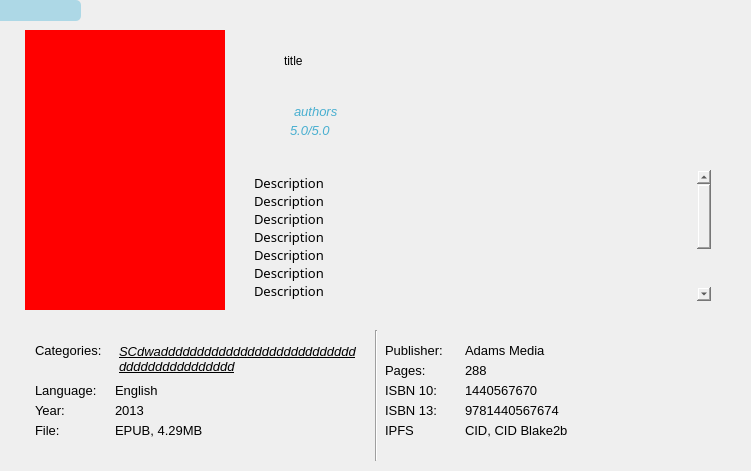
<?xml version="1.0" encoding="UTF-8"?>
<ui version="4.0">
 <class>SingleBookInfo</class>
 <widget class="QWidget" name="SingleBookInfo">
  <property name="geometry">
   <rect>
    <x>0</x>
    <y>0</y>
    <width>751</width>
    <height>471</height>
   </rect>
  </property>
  <property name="windowTitle">
   <string>Form</string>
  </property>
  <widget class="QWidget" name="wgt_book_cover" native="true">
   <property name="geometry">
    <rect>
     <x>25</x>
     <y>30</y>
     <width>200</width>
     <height>280</height>
    </rect>
   </property>
   <widget class="QLabel" name="lb_book_cover">
    <property name="geometry">
     <rect>
      <x>0</x>
      <y>0</y>
      <width>200</width>
      <height>280</height>
     </rect>
    </property>
    <property name="styleSheet">
     <string notr="true">background: red;</string>
    </property>
    <property name="text">
     <string/>
    </property>
    <property name="pixmap">
     <pixmap resource="../../image.qrc">:/:/res/tmp/cover.jpg</pixmap>
    </property>
    <property name="scaledContents">
     <bool>true</bool>
    </property>
   </widget>
  </widget>
  <widget class="QWidget" name="wgt_main_info" native="true">
   <property name="geometry">
    <rect>
     <x>250</x>
     <y>40</y>
     <width>461</width>
     <height>111</height>
    </rect>
   </property>
   <property name="styleSheet">
    <string notr="true"/>
   </property>
   <widget class="QLabel" name="lb_book_title_icon">
    <property name="geometry">
     <rect>
      <x>10</x>
      <y>10</y>
      <width>16</width>
      <height>41</height>
     </rect>
    </property>
    <property name="text">
     <string/>
    </property>
    <property name="pixmap">
     <pixmap resource="../../image.qrc">:/:/res/image/title_slim.png</pixmap>
    </property>
   </widget>
   <widget class="QTextBrowser" name="tb_book_title">
    <property name="geometry">
     <rect>
      <x>30</x>
      <y>10</y>
      <width>411</width>
      <height>41</height>
     </rect>
    </property>
    <property name="styleSheet">
     <string notr="true">background: rgba(0,0,0,0);
border: 0;</string>
    </property>
    <property name="html">
     <string>&lt;!DOCTYPE HTML PUBLIC &quot;-//W3C//DTD HTML 4.0//EN&quot; &quot;http://www.w3.org/TR/REC-html40/strict.dtd&quot;&gt;
&lt;html&gt;&lt;head&gt;&lt;meta name=&quot;qrichtext&quot; content=&quot;1&quot; /&gt;&lt;meta charset=&quot;utf-8&quot; /&gt;&lt;style type=&quot;text/css&quot;&gt;
p, li { white-space: pre-wrap; }
hr { height: 1px; border-width: 0; }
li.unchecked::marker { content: &quot;\2610&quot;; }
li.checked::marker { content: &quot;\2612&quot;; }
&lt;/style&gt;&lt;/head&gt;&lt;body style=&quot; font-family:'Microsoft YaHei UI'; font-size:9pt; font-weight:400; font-style:normal;&quot;&gt;
&lt;p style=&quot; margin-top:0px; margin-bottom:0px; margin-left:0px; margin-right:0px; -qt-block-indent:0; text-indent:0px;&quot;&gt;title&lt;/p&gt;&lt;/body&gt;&lt;/html&gt;</string>
    </property>
   </widget>
   <widget class="QTextBrowser" name="tb_book_authors">
    <property name="geometry">
     <rect>
      <x>40</x>
      <y>60</y>
      <width>171</width>
      <height>21</height>
     </rect>
    </property>
    <property name="cursor" stdset="0">
     <cursorShape>PointingHandCursor</cursorShape>
    </property>
    <property name="styleSheet">
     <string notr="true">#tb_book_authors {
	background: rgba(0,0,0,0);
	color: #49AFD0;
}</string>
    </property>
    <property name="frameShape">
     <enum>QFrame::NoFrame</enum>
    </property>
    <property name="verticalScrollBarPolicy">
     <enum>Qt::ScrollBarAlwaysOff</enum>
    </property>
    <property name="horizontalScrollBarPolicy">
     <enum>Qt::ScrollBarAlwaysOff</enum>
    </property>
    <property name="tabChangesFocus">
     <bool>false</bool>
    </property>
    <property name="html">
     <string>&lt;!DOCTYPE HTML PUBLIC &quot;-//W3C//DTD HTML 4.0//EN&quot; &quot;http://www.w3.org/TR/REC-html40/strict.dtd&quot;&gt;
&lt;html&gt;&lt;head&gt;&lt;meta name=&quot;qrichtext&quot; content=&quot;1&quot; /&gt;&lt;meta charset=&quot;utf-8&quot; /&gt;&lt;style type=&quot;text/css&quot;&gt;
p, li { white-space: pre-wrap; }
hr { height: 1px; border-width: 0; }
li.unchecked::marker { content: &quot;\2610&quot;; }
li.checked::marker { content: &quot;\2612&quot;; }
&lt;/style&gt;&lt;/head&gt;&lt;body style=&quot; font-family:'Microsoft YaHei UI'; font-size:9pt; font-weight:400; font-style:normal;&quot;&gt;
&lt;p style=&quot; margin-top:0px; margin-bottom:0px; margin-left:0px; margin-right:0px; -qt-block-indent:0; text-indent:0px;&quot;&gt;&lt;span style=&quot; font-size:10pt; font-style:italic;&quot;&gt;authors&lt;/span&gt;&lt;/p&gt;&lt;/body&gt;&lt;/html&gt;</string>
    </property>
   </widget>
   <widget class="QLabel" name="lb_book_authors_icon">
    <property name="geometry">
     <rect>
      <x>10</x>
      <y>60</y>
      <width>21</width>
      <height>21</height>
     </rect>
    </property>
    <property name="text">
     <string/>
    </property>
    <property name="pixmap">
     <pixmap resource="../../image.qrc">:/:/res/image/authors.png</pixmap>
    </property>
    <property name="scaledContents">
     <bool>true</bool>
    </property>
   </widget>
   <widget class="QLabel" name="lb_book_rating_icon">
    <property name="geometry">
     <rect>
      <x>10</x>
      <y>80</y>
      <width>21</width>
      <height>21</height>
     </rect>
    </property>
    <property name="cursor">
     <cursorShape>PointingHandCursor</cursorShape>
    </property>
    <property name="styleSheet">
     <string notr="true">#lb_book_rating_icon {
	padding: 1px;
}</string>
    </property>
    <property name="text">
     <string/>
    </property>
    <property name="pixmap">
     <pixmap resource="../../image.qrc">:/:/res/image/rating.png</pixmap>
    </property>
    <property name="scaledContents">
     <bool>true</bool>
    </property>
   </widget>
   <widget class="QLabel" name="lb_book_rating">
    <property name="geometry">
     <rect>
      <x>40</x>
      <y>80</y>
      <width>91</width>
      <height>21</height>
     </rect>
    </property>
    <property name="font">
     <font>
      <pointsize>10</pointsize>
      <italic>true</italic>
      <bold>false</bold>
     </font>
    </property>
    <property name="cursor">
     <cursorShape>IBeamCursor</cursorShape>
    </property>
    <property name="styleSheet">
     <string notr="true">#lb_book_rating {
	color: #49AFD0
}</string>
    </property>
    <property name="text">
     <string>5.0/5.0</string>
    </property>
    <property name="scaledContents">
     <bool>false</bool>
    </property>
   </widget>
   <widget class="QLabel" name="lb_book_like_icon">
    <property name="geometry">
     <rect>
      <x>150</x>
      <y>80</y>
      <width>21</width>
      <height>21</height>
     </rect>
    </property>
    <property name="cursor">
     <cursorShape>PointingHandCursor</cursorShape>
    </property>
    <property name="styleSheet">
     <string notr="true">#lb_book_rating_icon {
	padding: 1px;
}</string>
    </property>
    <property name="text">
     <string/>
    </property>
    <property name="pixmap">
     <pixmap resource="../../image.qrc">:/:/res/image/like.png</pixmap>
    </property>
    <property name="scaledContents">
     <bool>true</bool>
    </property>
   </widget>
   <widget class="QLabel" name="lb_book_bookmark_icon">
    <property name="geometry">
     <rect>
      <x>190</x>
      <y>80</y>
      <width>21</width>
      <height>21</height>
     </rect>
    </property>
    <property name="cursor">
     <cursorShape>PointingHandCursor</cursorShape>
    </property>
    <property name="styleSheet">
     <string notr="true">#lb_book_rating_icon {
	padding: 1px;
}</string>
    </property>
    <property name="text">
     <string/>
    </property>
    <property name="pixmap">
     <pixmap resource="../../image.qrc">:/:/res/image/bookmark.png</pixmap>
    </property>
    <property name="scaledContents">
     <bool>true</bool>
    </property>
   </widget>
  </widget>
  <widget class="QWidget" name="wgt_book_description" native="true">
   <property name="geometry">
    <rect>
     <x>250</x>
     <y>170</y>
     <width>461</width>
     <height>131</height>
    </rect>
   </property>
   <widget class="QTextBrowser" name="tb_book_description">
    <property name="geometry">
     <rect>
      <x>0</x>
      <y>0</y>
      <width>461</width>
      <height>131</height>
     </rect>
    </property>
    <property name="font">
     <font>
      <family>Stylus BT</family>
      <pointsize>11</pointsize>
     </font>
    </property>
    <property name="styleSheet">
     <string notr="true">background-color: rgba(0,0,0,0);</string>
    </property>
    <property name="frameShape">
     <enum>QFrame::NoFrame</enum>
    </property>
    <property name="horizontalScrollBarPolicy">
     <enum>Qt::ScrollBarAlwaysOff</enum>
    </property>
    <property name="html">
     <string>&lt;!DOCTYPE HTML PUBLIC &quot;-//W3C//DTD HTML 4.0//EN&quot; &quot;http://www.w3.org/TR/REC-html40/strict.dtd&quot;&gt;
&lt;html&gt;&lt;head&gt;&lt;meta name=&quot;qrichtext&quot; content=&quot;1&quot; /&gt;&lt;meta charset=&quot;utf-8&quot; /&gt;&lt;style type=&quot;text/css&quot;&gt;
p, li { white-space: pre-wrap; }
hr { height: 1px; border-width: 0; }
li.unchecked::marker { content: &quot;\2610&quot;; }
li.checked::marker { content: &quot;\2612&quot;; }
&lt;/style&gt;&lt;/head&gt;&lt;body style=&quot; font-family:'Stylus BT'; font-size:11pt; font-weight:400; font-style:normal;&quot;&gt;
&lt;p style=&quot; margin-top:0px; margin-bottom:0px; margin-left:0px; margin-right:0px; -qt-block-indent:0; text-indent:0px;&quot;&gt;&lt;span style=&quot; font-size:10pt;&quot;&gt;Description&lt;/span&gt;&lt;/p&gt;
&lt;p style=&quot; margin-top:0px; margin-bottom:0px; margin-left:0px; margin-right:0px; -qt-block-indent:0; text-indent:0px;&quot;&gt;&lt;span style=&quot; font-size:10pt;&quot;&gt;Description&lt;/span&gt;&lt;/p&gt;
&lt;p style=&quot; margin-top:0px; margin-bottom:0px; margin-left:0px; margin-right:0px; -qt-block-indent:0; text-indent:0px;&quot;&gt;&lt;span style=&quot; font-size:10pt;&quot;&gt;Description&lt;/span&gt;&lt;/p&gt;
&lt;p style=&quot; margin-top:0px; margin-bottom:0px; margin-left:0px; margin-right:0px; -qt-block-indent:0; text-indent:0px;&quot;&gt;&lt;span style=&quot; font-size:10pt;&quot;&gt;Description&lt;/span&gt;&lt;/p&gt;
&lt;p style=&quot; margin-top:0px; margin-bottom:0px; margin-left:0px; margin-right:0px; -qt-block-indent:0; text-indent:0px;&quot;&gt;&lt;span style=&quot; font-size:10pt;&quot;&gt;Description&lt;/span&gt;&lt;/p&gt;
&lt;p style=&quot; margin-top:0px; margin-bottom:0px; margin-left:0px; margin-right:0px; -qt-block-indent:0; text-indent:0px;&quot;&gt;&lt;span style=&quot; font-size:10pt;&quot;&gt;Description&lt;/span&gt;&lt;/p&gt;
&lt;p style=&quot; margin-top:0px; margin-bottom:0px; margin-left:0px; margin-right:0px; -qt-block-indent:0; text-indent:0px;&quot;&gt;&lt;span style=&quot; font-size:10pt;&quot;&gt;Description&lt;/span&gt;&lt;/p&gt;
&lt;p style=&quot; margin-top:0px; margin-bottom:0px; margin-left:0px; margin-right:0px; -qt-block-indent:0; text-indent:0px;&quot;&gt;&lt;span style=&quot; font-size:10pt;&quot;&gt;Description&lt;/span&gt;&lt;/p&gt;
&lt;p style=&quot; margin-top:0px; margin-bottom:0px; margin-left:0px; margin-right:0px; -qt-block-indent:0; text-indent:0px;&quot;&gt;&lt;span style=&quot; font-size:10pt;&quot;&gt;Description&lt;/span&gt;&lt;/p&gt;
&lt;p style=&quot; margin-top:0px; margin-bottom:0px; margin-left:0px; margin-right:0px; -qt-block-indent:0; text-indent:0px;&quot;&gt;&lt;span style=&quot; font-size:10pt;&quot;&gt;Description&lt;/span&gt;&lt;/p&gt;
&lt;p style=&quot;-qt-paragraph-type:empty; margin-top:0px; margin-bottom:0px; margin-left:0px; margin-right:0px; -qt-block-indent:0; text-indent:0px; font-size:10pt;&quot;&gt;&lt;br /&gt;&lt;/p&gt;&lt;/body&gt;&lt;/html&gt;</string>
    </property>
   </widget>
  </widget>
  <widget class="QWidget" name="wgt_sub_info" native="true">
   <property name="geometry">
    <rect>
     <x>25</x>
     <y>330</y>
     <width>686</width>
     <height>131</height>
    </rect>
   </property>
   <property name="styleSheet">
    <string notr="true"/>
   </property>
   <widget class="QLabel" name="lb_book_categories_lb">
    <property name="geometry">
     <rect>
      <x>10</x>
      <y>10</y>
      <width>71</width>
      <height>21</height>
     </rect>
    </property>
    <property name="font">
     <font>
      <pointsize>10</pointsize>
     </font>
    </property>
    <property name="text">
     <string>Categories:</string>
    </property>
   </widget>
   <widget class="QTextBrowser" name="tb_book_categories">
    <property name="geometry">
     <rect>
      <x>90</x>
      <y>10</y>
      <width>251</width>
      <height>41</height>
     </rect>
    </property>
    <property name="cursor" stdset="0">
     <cursorShape>PointingHandCursor</cursorShape>
    </property>
    <property name="styleSheet">
     <string notr="true">background-color: rgba(0,0,0,0);
border: 0px;</string>
    </property>
    <property name="frameShape">
     <enum>QFrame::NoFrame</enum>
    </property>
    <property name="verticalScrollBarPolicy">
     <enum>Qt::ScrollBarAlwaysOff</enum>
    </property>
    <property name="horizontalScrollBarPolicy">
     <enum>Qt::ScrollBarAlwaysOff</enum>
    </property>
    <property name="html">
     <string>&lt;!DOCTYPE HTML PUBLIC &quot;-//W3C//DTD HTML 4.0//EN&quot; &quot;http://www.w3.org/TR/REC-html40/strict.dtd&quot;&gt;
&lt;html&gt;&lt;head&gt;&lt;meta name=&quot;qrichtext&quot; content=&quot;1&quot; /&gt;&lt;meta charset=&quot;utf-8&quot; /&gt;&lt;style type=&quot;text/css&quot;&gt;
p, li { white-space: pre-wrap; }
hr { height: 1px; border-width: 0; }
li.unchecked::marker { content: &quot;\2610&quot;; }
li.checked::marker { content: &quot;\2612&quot;; }
&lt;/style&gt;&lt;/head&gt;&lt;body style=&quot; font-family:'Microsoft YaHei UI'; font-size:9pt; font-weight:400; font-style:normal;&quot;&gt;
&lt;p style=&quot; margin-top:0px; margin-bottom:0px; margin-left:0px; margin-right:0px; -qt-block-indent:0; text-indent:0px;&quot;&gt;&lt;span style=&quot; font-size:10pt; font-style:italic; text-decoration: underline;&quot;&gt;SCdwaddddddddddddddddddddddddddddddddddddddddddd&lt;/span&gt;&lt;/p&gt;
&lt;p style=&quot;-qt-paragraph-type:empty; margin-top:0px; margin-bottom:0px; margin-left:0px; margin-right:0px; -qt-block-indent:0; text-indent:0px; font-size:10pt; font-style:italic; text-decoration: underline;&quot;&gt;&lt;br /&gt;&lt;/p&gt;&lt;/body&gt;&lt;/html&gt;</string>
    </property>
   </widget>
   <widget class="QLabel" name="lb_book_language_lb">
    <property name="geometry">
     <rect>
      <x>10</x>
      <y>50</y>
      <width>71</width>
      <height>21</height>
     </rect>
    </property>
    <property name="font">
     <font>
      <pointsize>10</pointsize>
     </font>
    </property>
    <property name="text">
     <string>Language:</string>
    </property>
   </widget>
   <widget class="QLabel" name="lb_book_isbn_lb">
    <property name="geometry">
     <rect>
      <x>360</x>
      <y>50</y>
      <width>71</width>
      <height>21</height>
     </rect>
    </property>
    <property name="font">
     <font>
      <pointsize>10</pointsize>
     </font>
    </property>
    <property name="text">
     <string>ISBN 10:</string>
    </property>
   </widget>
   <widget class="QLabel" name="lb_book_file_lb">
    <property name="geometry">
     <rect>
      <x>10</x>
      <y>90</y>
      <width>71</width>
      <height>21</height>
     </rect>
    </property>
    <property name="font">
     <font>
      <pointsize>10</pointsize>
     </font>
    </property>
    <property name="text">
     <string>File:</string>
    </property>
   </widget>
   <widget class="QLabel" name="lb_book_language_lb_2">
    <property name="geometry">
     <rect>
      <x>90</x>
      <y>50</y>
      <width>251</width>
      <height>21</height>
     </rect>
    </property>
    <property name="font">
     <font>
      <pointsize>10</pointsize>
     </font>
    </property>
    <property name="text">
     <string>English</string>
    </property>
   </widget>
   <widget class="QLabel" name="lb_book_isbn10">
    <property name="geometry">
     <rect>
      <x>440</x>
      <y>50</y>
      <width>151</width>
      <height>21</height>
     </rect>
    </property>
    <property name="font">
     <font>
      <pointsize>10</pointsize>
     </font>
    </property>
    <property name="text">
     <string>1440567670</string>
    </property>
   </widget>
   <widget class="QLabel" name="lb_book_categories_lb_7">
    <property name="geometry">
     <rect>
      <x>90</x>
      <y>90</y>
      <width>251</width>
      <height>21</height>
     </rect>
    </property>
    <property name="font">
     <font>
      <pointsize>10</pointsize>
     </font>
    </property>
    <property name="text">
     <string>EPUB, 4.29MB</string>
    </property>
   </widget>
   <widget class="QLabel" name="lb_book_year_lb">
    <property name="geometry">
     <rect>
      <x>10</x>
      <y>70</y>
      <width>71</width>
      <height>21</height>
     </rect>
    </property>
    <property name="font">
     <font>
      <pointsize>10</pointsize>
     </font>
    </property>
    <property name="text">
     <string>Year:</string>
    </property>
   </widget>
   <widget class="Line" name="line">
    <property name="geometry">
     <rect>
      <x>350</x>
      <y>0</y>
      <width>3</width>
      <height>131</height>
     </rect>
    </property>
    <property name="orientation">
     <enum>Qt::Vertical</enum>
    </property>
   </widget>
   <widget class="QLabel" name="lb_book_publisher_lb">
    <property name="geometry">
     <rect>
      <x>360</x>
      <y>10</y>
      <width>71</width>
      <height>21</height>
     </rect>
    </property>
    <property name="font">
     <font>
      <pointsize>10</pointsize>
     </font>
    </property>
    <property name="text">
     <string>Publisher:</string>
    </property>
   </widget>
   <widget class="QLabel" name="lb_book_pages_lb">
    <property name="geometry">
     <rect>
      <x>360</x>
      <y>30</y>
      <width>71</width>
      <height>21</height>
     </rect>
    </property>
    <property name="font">
     <font>
      <pointsize>10</pointsize>
     </font>
    </property>
    <property name="text">
     <string>Pages:</string>
    </property>
   </widget>
   <widget class="QLabel" name="lb_book_isbn13_lb">
    <property name="geometry">
     <rect>
      <x>360</x>
      <y>70</y>
      <width>71</width>
      <height>21</height>
     </rect>
    </property>
    <property name="font">
     <font>
      <pointsize>10</pointsize>
     </font>
    </property>
    <property name="text">
     <string>ISBN 13:</string>
    </property>
   </widget>
   <widget class="QLabel" name="lb_book_categories_lb_8">
    <property name="geometry">
     <rect>
      <x>360</x>
      <y>90</y>
      <width>71</width>
      <height>21</height>
     </rect>
    </property>
    <property name="font">
     <font>
      <pointsize>10</pointsize>
     </font>
    </property>
    <property name="text">
     <string>IPFS</string>
    </property>
   </widget>
   <widget class="QLabel" name="lb_book_isbn13">
    <property name="geometry">
     <rect>
      <x>440</x>
      <y>70</y>
      <width>151</width>
      <height>21</height>
     </rect>
    </property>
    <property name="font">
     <font>
      <pointsize>10</pointsize>
     </font>
    </property>
    <property name="text">
     <string>9781440567674</string>
    </property>
   </widget>
   <widget class="QLabel" name="lb_book_isbn_3">
    <property name="geometry">
     <rect>
      <x>440</x>
      <y>90</y>
      <width>151</width>
      <height>21</height>
     </rect>
    </property>
    <property name="font">
     <font>
      <pointsize>10</pointsize>
     </font>
    </property>
    <property name="text">
     <string>CID, CID Blake2b</string>
    </property>
   </widget>
   <widget class="QLabel" name="lb_book_isbn_4">
    <property name="geometry">
     <rect>
      <x>440</x>
      <y>30</y>
      <width>151</width>
      <height>21</height>
     </rect>
    </property>
    <property name="font">
     <font>
      <pointsize>10</pointsize>
     </font>
    </property>
    <property name="text">
     <string>288</string>
    </property>
   </widget>
   <widget class="QLabel" name="lb_book_isbn_5">
    <property name="geometry">
     <rect>
      <x>440</x>
      <y>10</y>
      <width>151</width>
      <height>21</height>
     </rect>
    </property>
    <property name="font">
     <font>
      <pointsize>10</pointsize>
     </font>
    </property>
    <property name="text">
     <string>Adams Media</string>
    </property>
   </widget>
   <widget class="QLabel" name="lb_book_language_lb_3">
    <property name="geometry">
     <rect>
      <x>90</x>
      <y>70</y>
      <width>251</width>
      <height>21</height>
     </rect>
    </property>
    <property name="font">
     <font>
      <pointsize>10</pointsize>
     </font>
    </property>
    <property name="text">
     <string>2013</string>
    </property>
   </widget>
  </widget>
  <widget class="QWidget" name="wgt_return_to_search" native="true">
   <property name="geometry">
    <rect>
     <x>0</x>
     <y>0</y>
     <width>81</width>
     <height>21</height>
    </rect>
   </property>
   <property name="cursor">
    <cursorShape>PointingHandCursor</cursorShape>
   </property>
   <property name="styleSheet">
    <string notr="true">background: #ADD8E6;
border-bottom-right-radius: 5px; 
border-top-right-radius: 5px; </string>
   </property>
   <widget class="QLabel" name="lb_return_to_search">
    <property name="geometry">
     <rect>
      <x>30</x>
      <y>0</y>
      <width>21</width>
      <height>21</height>
     </rect>
    </property>
    <property name="text">
     <string/>
    </property>
    <property name="pixmap">
     <pixmap resource="../../image.qrc">:/:/res/image/return.png</pixmap>
    </property>
    <property name="scaledContents">
     <bool>true</bool>
    </property>
   </widget>
  </widget>
 </widget>
 <resources>
  <include location="../../image.qrc"/>
 </resources>
 <connections/>
</ui>
